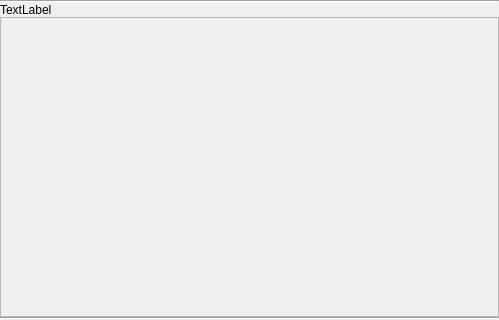
<?xml version="1.0" encoding="UTF-8"?>
<ui version="4.0">
 <class>WidgetGSLibParVModel</class>
 <widget class="QWidget" name="WidgetGSLibParVModel">
  <property name="geometry">
   <rect>
    <x>0</x>
    <y>0</y>
    <width>499</width>
    <height>320</height>
   </rect>
  </property>
  <property name="windowTitle">
   <string>Form</string>
  </property>
  <layout class="QVBoxLayout" name="verticalLayout">
   <property name="spacing">
    <number>0</number>
   </property>
   <property name="leftMargin">
    <number>0</number>
   </property>
   <property name="topMargin">
    <number>0</number>
   </property>
   <property name="rightMargin">
    <number>0</number>
   </property>
   <property name="bottomMargin">
    <number>0</number>
   </property>
   <item>
    <widget class="Line" name="line">
     <property name="orientation">
      <enum>Qt::Horizontal</enum>
     </property>
    </widget>
   </item>
   <item>
    <widget class="QLabel" name="lblCaption">
     <property name="text">
      <string>TextLabel</string>
     </property>
    </widget>
   </item>
   <item>
    <widget class="QFrame" name="frmFields">
     <property name="sizePolicy">
      <sizepolicy hsizetype="Preferred" vsizetype="MinimumExpanding">
       <horstretch>0</horstretch>
       <verstretch>0</verstretch>
      </sizepolicy>
     </property>
     <property name="frameShape">
      <enum>QFrame::StyledPanel</enum>
     </property>
     <property name="frameShadow">
      <enum>QFrame::Raised</enum>
     </property>
     <layout class="QVBoxLayout" name="verticalLayout_2"/>
    </widget>
   </item>
   <item>
    <widget class="Line" name="line_2">
     <property name="orientation">
      <enum>Qt::Horizontal</enum>
     </property>
    </widget>
   </item>
  </layout>
 </widget>
 <resources/>
 <connections/>
</ui>
